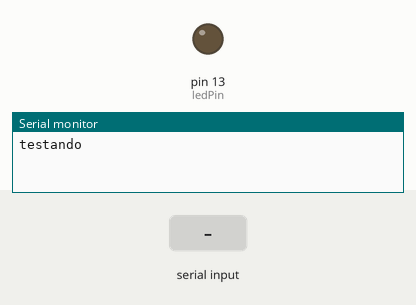
Simulated run of this sketch. Board: Arduino Uno, built with avr-gcc and run on an emulated ATmega328P. Shown: output pins drawn as LEDs (lit = HIGH), the last lines printed to the serial monitor. The inputs (shaded band) are chosen by the test bench.

Above: at 1.2 s.
1.3 s: "b" received over Serial
At 1.7 s:
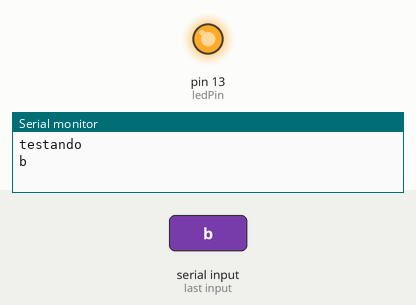
Timing chart, 0 to 4.3 s (numbered marks = the images above; inputs shaded):
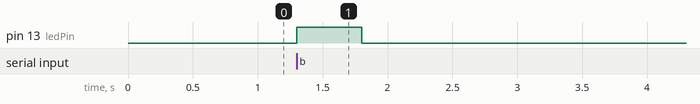

Measured:
- after the input at 1.3 s, pin 13 (ledPin): LOW → HIGH at once, → LOW 0.50 s later

The sketch:

serialteste.ino
```cpp
const int ledPin = 13;
int piscando = 500;
void setup() {
  Serial.begin(9600);
  pinMode(ledPin, OUTPUT);
  Serial.println("testando");
}

void loop()
{

if (Serial.available() > 0) { // Verificar se há caracteres disponíveis
  char caractere = Serial.read(); // Armazena caractere lido
  if(caractere == 'b'){
    Serial.println(caractere);
    pisca();
  }
}

}


void pisca()
{
 digitalWrite(ledPin, HIGH);
 delay(piscando);
 digitalWrite(ledPin, LOW);
 delay(piscando);
}
```
